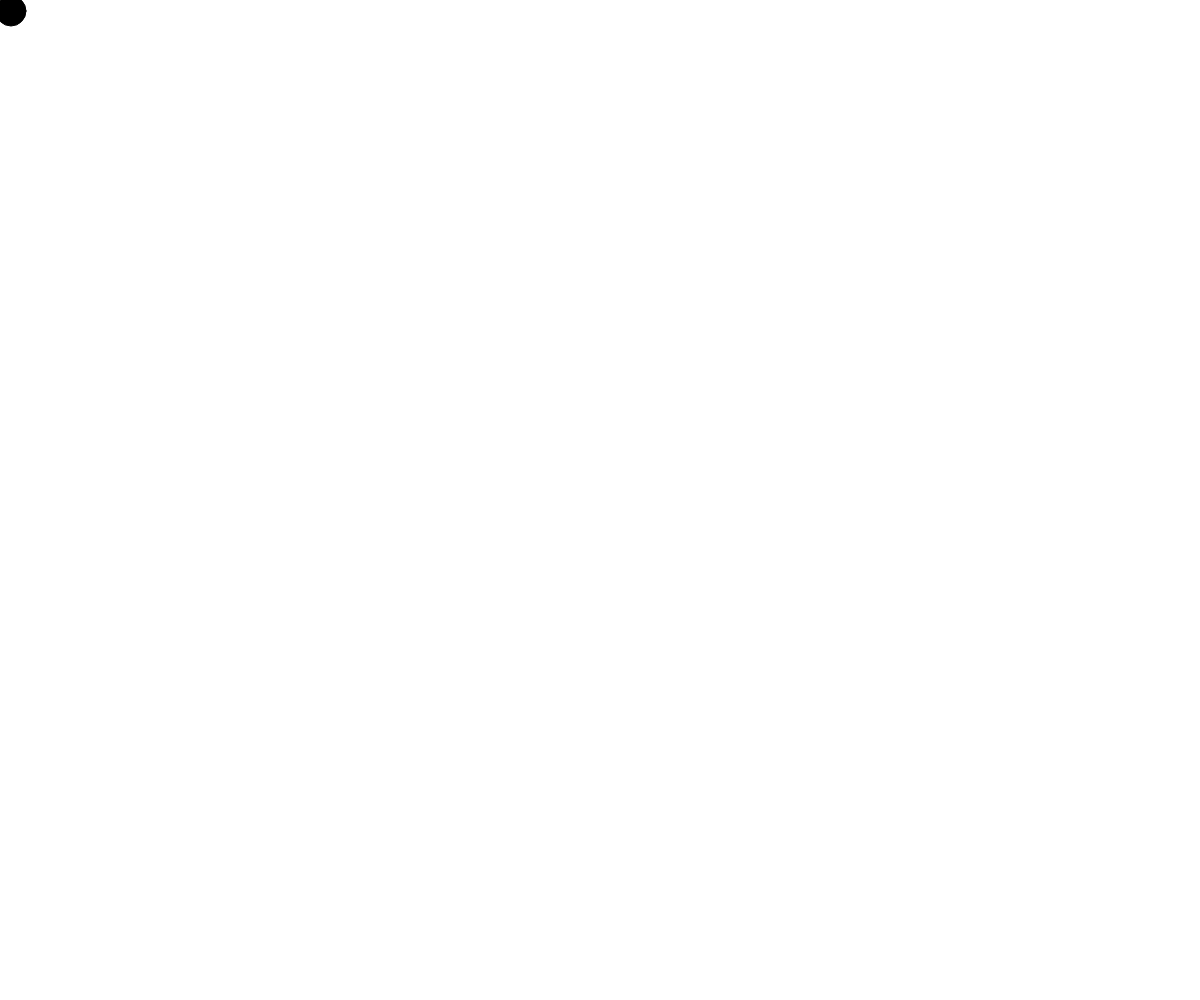
Frame 1 (no input)
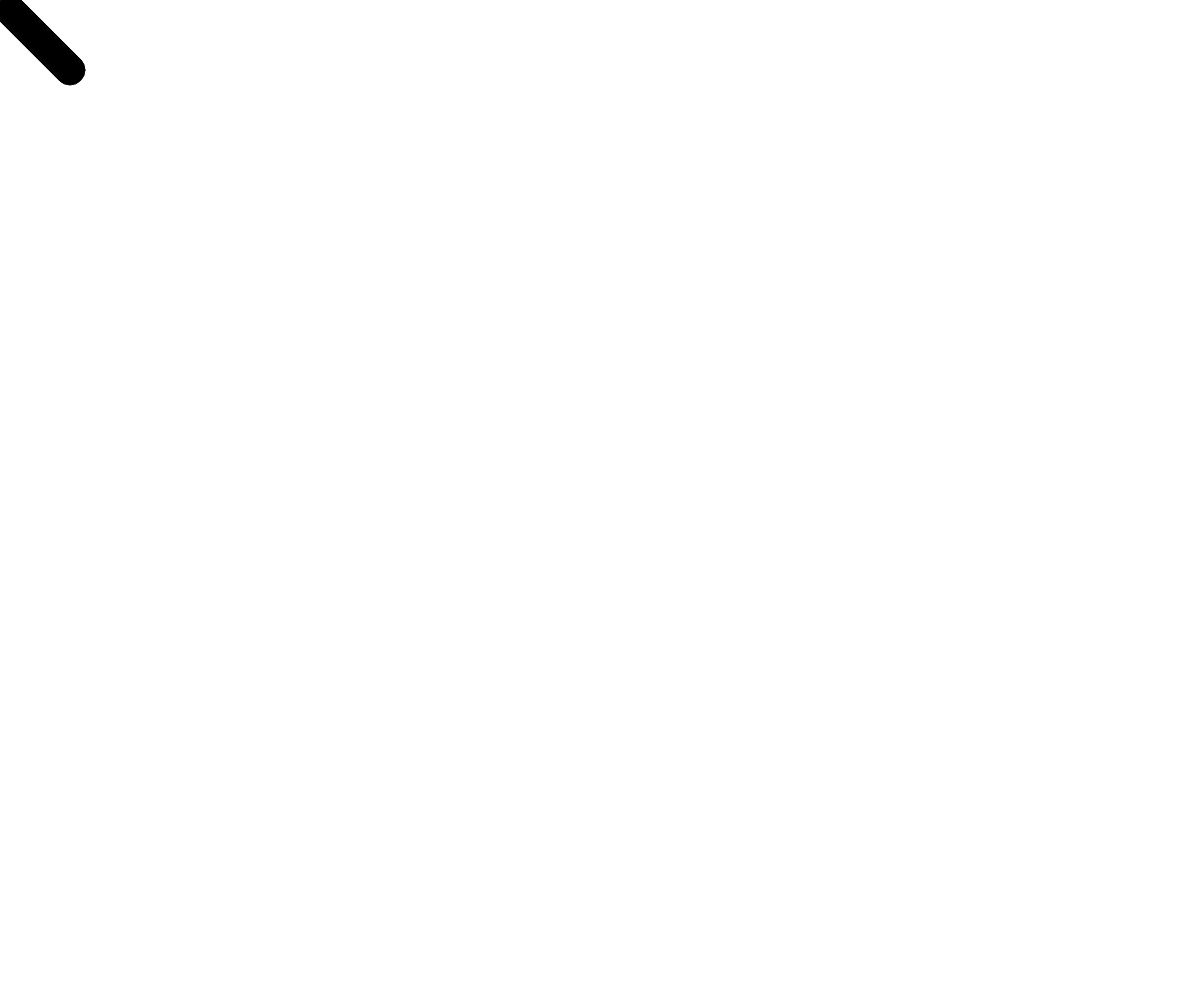
Frame 60 (no input)
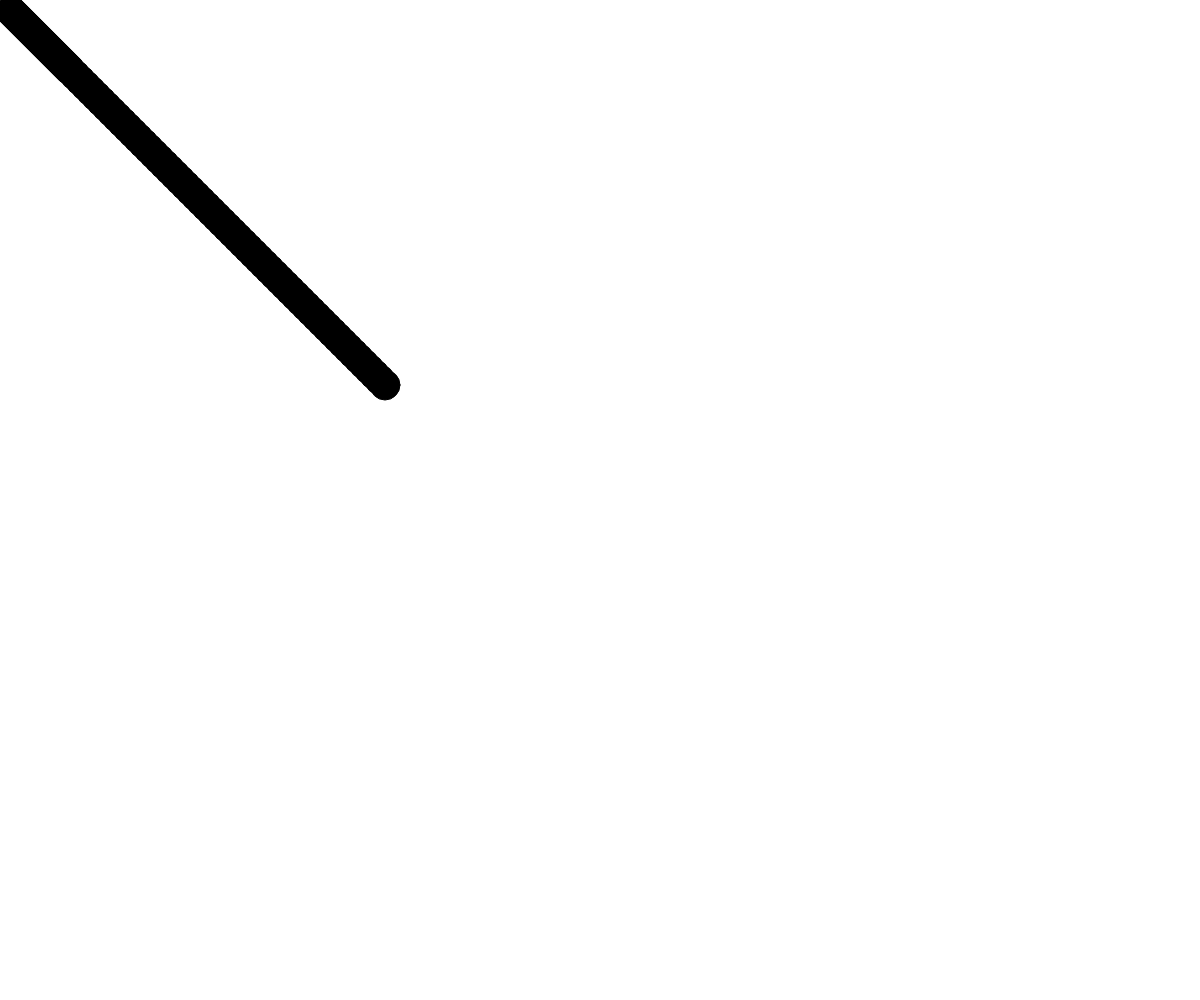
Frame 120 (the mouse pressed at the canvas centre since frame 60)

The p5.js sketch that drew these frames (run headless with seeded random() and noise() and a simulated clock; from frame 60 on, the mouse is pressed at the canvas centre):

// p5.js sketch
// ── sketch.js


var ball = {};
ball.width = 30;
ball.x = 10;
ball.y = 10;
ball.delta_x = 1;
ball.delta_y = 1;
ball.scale_x = 1;
ball.scale_y = 1;

function setup() {
    createCanvas(windowWidth, windowHeight);
    background(255);
}

function draw() {

    ball.x += ball.delta_x * ball.scale_x;
    ball.y += ball.delta_y * ball.scale_y;

    if (ball.x >= width || ball.x <= 0) {
        ball.delta_x = -1 * ball.delta_x;

    }
    if (ball.y >= height || ball.y <= 0) {
        ball.delta_y = -1 * ball.delta_y;

    }
    if (ball.x <= 0) {
      background(255, 237, 0, 40);

    }
    if (ball.x >= width) {
      background(132, 213, 238, 40);

    }
    if (ball.y <= 0) {
      background(173, 182, 255, 40);

    }
    if (ball.y >= height) {
      background(191, 7, 73, 40);

    }
    //var symbol = ("?");
    //textSize(100);
    //textFont("Georgia");
    //text(symbol, ball.x, ball.y);
    fill(0);
    ellipse(ball.x, ball.y, ball.width, ball.width);
}

function mousePressed() {
    ball.scale_x = map(mouseX, 0, width, 0.5, 10);
    ball.scale_y = map(mouseY, 0, height, 0.5, 10);
}
